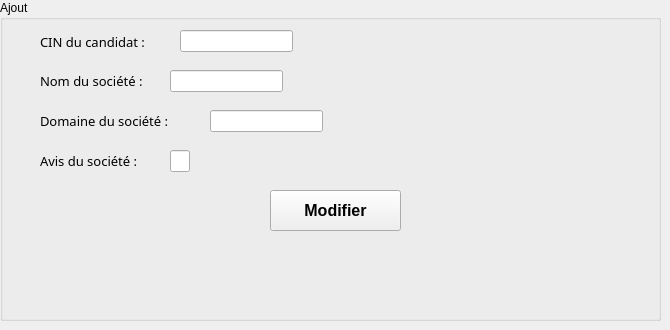
          <widget class="QWidget" name="tab_23">
           <attribute name="title">
            <string>Modifier</string>
           </attribute>
           <widget class="QGroupBox" name="groupBox_10">
            <property name="geometry">
             <rect>
              <x>0</x>
              <y>0</y>
              <width>661</width>
              <height>321</height>
             </rect>
            </property>
            <property name="title">
             <string>Ajout</string>
            </property>
            <widget class="QLabel" name="label_69">
             <property name="geometry">
              <rect>
               <x>40</x>
               <y>30</y>
               <width>136</width>
               <height>23</height>
              </rect>
             </property>
             <property name="font">
              <font>
               <family>Segoe MDL2 Assets</family>
               <pointsize>10</pointsize>
              </font>
             </property>
             <property name="text">
              <string>CIN du candidat :</string>
             </property>
            </widget>
            <widget class="QLabel" name="label_70">
             <property name="geometry">
              <rect>
               <x>40</x>
               <y>70</y>
               <width>126</width>
               <height>21</height>
              </rect>
             </property>
             <property name="font">
              <font>
               <family>Segoe MDL2 Assets</family>
               <pointsize>10</pointsize>
              </font>
             </property>
             <property name="text">
              <string>Nom du société :</string>
             </property>
            </widget>
            <widget class="QLabel" name="label_71">
             <property name="geometry">
              <rect>
               <x>40</x>
               <y>110</y>
               <width>158</width>
               <height>21</height>
              </rect>
             </property>
             <property name="font">
              <font>
               <family>Segoe MDL2 Assets</family>
               <pointsize>10</pointsize>
              </font>
             </property>
             <property name="text">
              <string>Domaine du société :</string>
             </property>
            </widget>
            <widget class="QLabel" name="label_72">
             <property name="geometry">
              <rect>
               <x>40</x>
               <y>150</y>
               <width>121</width>
               <height>21</height>
              </rect>
             </property>
             <property name="font">
              <font>
               <family>Segoe MDL2 Assets</family>
               <pointsize>10</pointsize>
              </font>
             </property>
             <property name="text">
              <string>Avis du société :</string>
             </property>
            </widget>
            <widget class="QLineEdit" name="le_cin_2">
             <property name="geometry">
              <rect>
               <x>180</x>
               <y>30</y>
               <width>113</width>
               <height>22</height>
              </rect>
             </property>
            </widget>
            <widget class="QLineEdit" name="le_domaine_2">
             <property name="geometry">
              <rect>
               <x>210</x>
               <y>110</y>
               <width>113</width>
               <height>22</height>
              </rect>
             </property>
            </widget>
            <widget class="QLineEdit" name="le_avis_2">
             <property name="geometry">
              <rect>
               <x>170</x>
               <y>150</y>
               <width>20</width>
               <height>22</height>
              </rect>
             </property>
            </widget>
            <widget class="QLineEdit" name="le_nom_3">
             <property name="geometry">
              <rect>
               <x>170</x>
               <y>70</y>
               <width>113</width>
               <height>22</height>
              </rect>
             </property>
            </widget>
            <widget class="QPushButton" name="pb_modifier_3">
             <property name="geometry">
              <rect>
               <x>270</x>
               <y>190</y>
               <width>131</width>
               <height>41</height>
              </rect>
             </property>
             <property name="font">
              <font>
               <family>Microsoft JhengHei UI</family>
               <pointsize>12</pointsize>
               <weight>75</weight>
               <bold>true</bold>
              </font>
             </property>
             <property name="text">
              <string>Modifier</string>
             </property>
            </widget>
           </widget>
          </widget>
